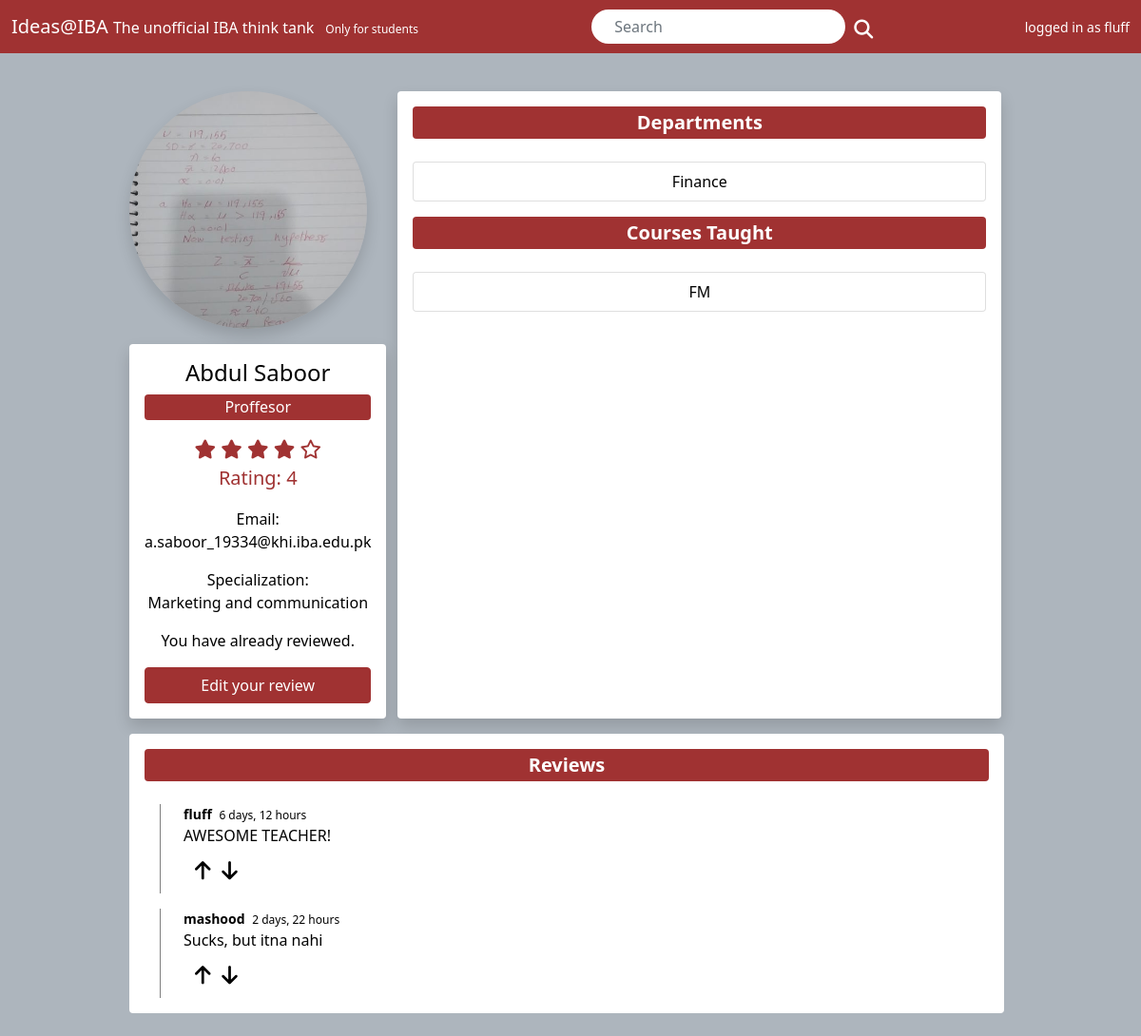
Screenshot of /instructors/1/ (signed in) with the database file from the repository.
### instructors/models.py (models this page shows, shortened)
class Instructors(models.Model):
    name = models.CharField(max_length=100)
    image = models.ImageField(blank=True,null=True)
    designation = models.CharField(max_length=100)
    department = models.ManyToManyField(Departments)
    specialization = models.CharField(max_length=100)
    onboard_status = models.BooleanField()
    email = models.EmailField()
    courses_taught = models.ManyToManyField(Courses)
    rating = models.DecimalField(max_digits=3,decimal_places=2,default=0.00)
    nickname = models.CharField(max_length=100)
    def instructor_rating(self):
        instructor = Instructors.objects.get(pk=self.id)
        reviews = Reviews.objects.filter(instructor=instructor)
        rating = 0
        if reviews:
            for review in reviews:
                rating += review.individual_rating
            rating = rating/len(reviews)
        else:
            rating = 0
        return rating

class Reviews(models.Model):
    user = models.ForeignKey(User,on_delete=models.CASCADE)
    instructor = models.ForeignKey(Instructors,on_delete=models.CASCADE)
    individual_rating = models.DecimalField(max_digits=3,decimal_places=2)
    description = models.TextField()
    timestamp = models.DateTimeField(auto_now_add=True, blank=True, null=True)

class Departments(models.Model):
    name = models.CharField(max_length=100)

class Courses(models.Model):
    name = models.CharField(max_length=100)

### instructors/views.py (the view, shortened to what this page needs)
# urls.py: path('<id>/', single_instructor, name='single'),
@login_required
def single_instructor(request, id):
    instructor = Instructors.objects.get(pk=id)
    check_review = Reviews.objects.filter(user=request.user, instructor=instructor).first()
    reviews = Reviews.objects.filter(instructor = instructor)
    if check_review:
        reviewed = True
        form = ReviewForm(request.POST or None, instance=check_review)
        if form.is_valid():
            review = form.save(commit=False)
            review.user = request.user
            review.instructor = instructor
            review.save()
    print(request.POST)
    context = {
        'instructor' : instructor,
        'reviewed' : reviewed,
        'reviews' : reviews,
        'form': form,
    }
    return render(request, 'instructor/single.html', context)

### instructors/forms.py
class ReviewForm(forms.ModelForm):
    individual_rating = forms.IntegerField(widget=Stars)
    class Meta:
        model = Reviews
        fields = ['individual_rating','description']

### templates/instructor/single.html (shortened to what this page needs)
{% extends 'std_base.html' %}
{% load crispy_forms_tags %}
{% block content %}
<div class="mt-3 p-4">
    <div class="row">
        <div class="col-md-10 col-lg-auto">
            <img src="{{instructor.image.url}}" class="shadow img-responsive" style="width: 250px; border-radius: 100%; height: 250px; object-fit: cover; ">
            <div class="card mt-3 p-3 shadow text-center border-0">
                <h4>{{instructor.name}}</h4>
                <span class="badge bg-danger text-white mb-3" style="font-weight: 400; font-size: 16px;">{{instructor.designation}}</span>
                {% include 'components/rating.html' with rating=instructor.instructor_rating font_size=20 text='text' %}
                <p>
                    Email:
                    <br>
                    {{instructor.email}}
                </p>
                <p>
                    Specialization:
                    <br>
                    {{instructor.specialization}}
                </p>
                    {% if reviewed %}
                    <p>You have already reviewed.</p>
                    <button type="button" class="btn btn-danger" data-bs-toggle="modal" data-bs-target="#exampleModal" >
                      Edit your review
                  </button>
                    {% endif %}
            </div>
        </div>
        <div class="col-md-10 col-lg-8 card shadow p-3 bg-white text-center border-0">
            <h5 class="badge bg-danger" style="font-size: 20px;">Departments</h5>
            {% for department in instructor.department.all %}
            <div class="card p-2 mt-3">
                {{department.name}}
            </div>
            {% endfor %}
            <h5 class="badge bg-danger mt-3" style="font-size: 20px;">Courses Taught</h5>
            {% for course in instructor.courses_taught.all %}
            <div class="card p-2 mt-3">
                {{course.name}}
            </div>
            {% endfor %}
        </div>
    </div>
    <div class="card mt-3 border-0 me-2 p-3">
        <h5 class="text-center badge bg-danger" style="font-size: 20px;">Reviews</h5>
        {% for review in reviews %}
        {% include 'components/review.html' with reviewer=review.user review=review.description rating=review.individual_rating time=review.timestamp %}
    {% endfor %}
    </div>
</div>
{% endblock %}

### templates/components/navbar.html
<nav class="navbar navbar-expand-lg navbar-dark bg-danger">
    <div class="container-fluid">
        <a class="navbar-brand" href="{% url 'front' %}">Ideas@IBA
            <span style="font-weight: 300; font-size: 16px">
                The unofficial IBA think tank
            </span>
            <span class="badge text-light" style="font-weight: 300; font-size: 12px">
                Only for students
            </span>
        </a>
        <form class="d-flex justify-content-center" action="{% url 'search' %}" method="get">
            <input
                class="form-control me-2 border-0 iround ps-4"
                style="width: 100%; font-weight: 300;"
                type="search"
                placeholder="Search"
                aria-label="Search"
                name='query'
            >
            <button class="btn btn-link" type="submit" style="padding: 0;">
                <i class="fas fa-search text-light mt-2" style="font-size: 20px;"></i>
            </button>
        </form>
        <form class="d-flex">
            {% if request.user.is_authenticated %}
                <p class="navbar-brand nomargin" style="font-size: 14px;">logged in as {{request.user.username}}</p>
            {% else %}
            <button class="btn btn-outline-light me-2" type="button">Login</button>
            <button class="btn btn-light" type="button">Sign up</button>
            {% endif %}
        </form>
    </div>
</nav>

### templates/components/rating.html
{% if color %}
<p class="text-{{color}}" style="font-size: {{font_size}}px;">
{% else %}
<p class="text-danger" style="font-size: {{font_size}}px;">
{% endif %}
    {% if rating > 4.8 %}
    <i class="fas fa-star"></i>
    <i class="fas fa-star"></i>
    <i class="fas fa-star"></i>
    <i class="fas fa-star"></i>
    <i class="fas fa-star"></i>
    {% elif rating > 4.3 %}
    <i class="fas fa-star"></i>
    <i class="fas fa-star"></i>
    <i class="fas fa-star"></i>
    <i class="fas fa-star"></i>
    <i class="fas fa-star-half-alt"></i>
    {% elif rating > 3.8 %}
    <i class="fas fa-star"></i>
    <i class="fas fa-star"></i>
    <i class="fas fa-star"></i>
    <i class="fas fa-star"></i>
    <i class="far fa-star"></i>
    {% elif rating > 3.3 %}
    <i class="fas fa-star"></i>
    <i class="fas fa-star"></i>
    <i class="fas fa-star"></i>
    <i class="fas fa-star-half-alt"></i>
    <i class="far fa-star"></i>
    {% elif rating > 2.8 %}
    <i class="fas fa-star"></i>
    <i class="fas fa-star"></i>
    <i class="fas fa-star"></i>
    <i class="far fa-star"></i>
    <i class="far fa-star"></i>
    {% elif rating > 2.3 %}
    <i class="fas fa-star"></i>
    <i class="fas fa-star"></i>
    <i class="fas fa-star-half-alt"></i>
    <i class="far fa-star"></i>
    <i class="far fa-star"></i>
    {% elif rating > 1.8 %}
    <i class="fas fa-star"></i>
    <i class="fas fa-star"></i>
    <i class="far fa-star"></i>
    <i class="far fa-star"></i>
    <i class="far fa-star"></i>
    {% elif rating > 1.3 %}
    <i class="fas fa-star"></i>
    <i class="fas fa-star-half-alt"></i>
    <i class="far fa-star"></i>
    <i class="far fa-star"></i>
    <i class="far fa-star"></i>
    {% elif rating > 0.8 %}
    <i class="fas fa-star"></i>
    <i class="far fa-star"></i>
    <i class="far fa-star"></i>
    <i class="far fa-star"></i>
    <i class="far fa-star"></i>
    {% elif rating > 0.3 %}
    <i class="fas fa-star-half-alt"></i>
    <i class="far fa-star"></i>
    <i class="far fa-star"></i>
    <i class="far fa-star"></i>
    <i class="far fa-star"></i>
    {% else %}
    <i class="far fa-star"></i>
    <i class="far fa-star"></i>
    <i class="far fa-star"></i>
    <i class="far fa-star"></i>
    <i class="far fa-star"></i>
    {% endif %}
    <br>
    {% if text %}
    {% if instructor.instructor_rating == 0 %}
    No ratings yet.
    {% else %}
    Rating: {{instructor.instructor_rating|floatformat}}
    {% endif %}
    {% endif %}
</p>

### templates/components/review.html
<div class="mt-3 ps-4 ms-3 pe-2" style="border-left: 1px solid rgba(0,0,0,0.5)">
    <p class="nomargin" style="font-size:14px; font-weight: 600">
        {{reviewer}}
        {% if time %}
        <span class="ms-1" style="font-size: 12px; font-weight: 200;">{{time|timesince}}</span>
        {% endif %}
    </p>
    <p class="nomargin" style="font-size: 16px;">
        {% if review %}
        {{ review }}
        {% else %}
        No Text
        {% endif %}
    </p>
    <p class="nomargin p-2" style="font-size:14px;">
        <a class="upvote p-1" href="#" style="font-size:22px;"><i class="fas fa-arrow-up"></i></a>
        <a href="#" class="downvote p-1" style="font-size:22px;"><i class="fas fa-arrow-down"></i></a>
    </p>
</div>

### templates/base.html (style rules this page uses)
.iround { border-radius: 20px; }
.nomargin { margin: 0; }
.upvote { color: black; }
.downvote { color: black; }

### rows the page displays
Instructors: image (picture), name "Abdul Saboor", designation "Proffesor", instructor_rating "4", email "a.saboor_19334@khi.iba.edu.pk", specialization "Marketing and communication"
Departments: name "Finance"
Courses: name "FM"
Reviews: timestamp "6 days, 12 hours", description "AWESOME TEACHER!"
Reviews: timestamp "2 days, 22 hours", description "Sucks, but itna nahi"

### other values shown
{{ request.user.username }} "fluff"
{{ reviewer }} "fluff"
{{ reviewer }} "mashood"
